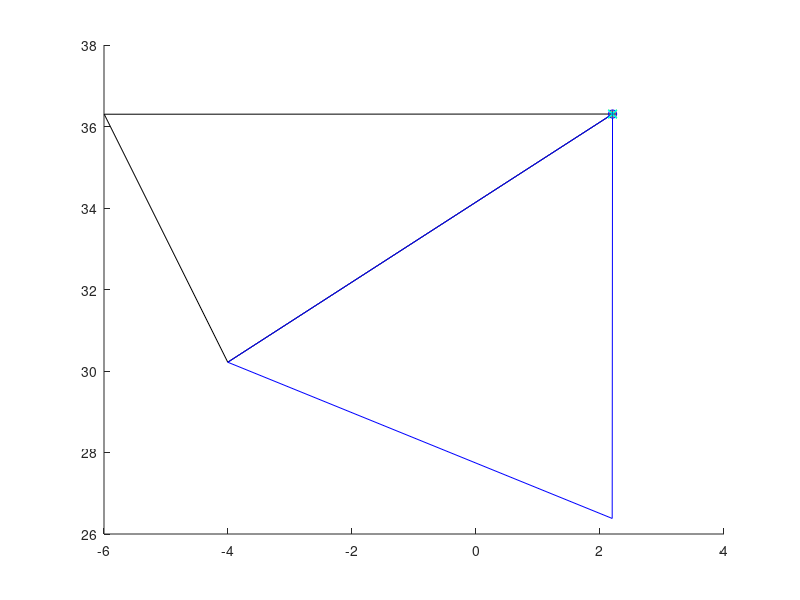

The MATLAB source for this figure:
clc;
close all;
clear all;
Trajectory = [2.1955006479036112132519065198721364140511, 36.3059674667579912465953384526073932647705
2.2083386939577325236427896015811711549759, 36.3059745889330471868561289738863706588745];

Nodes = [-5.9962321761928807362096449651289731264114, 36.3014229313340308635815745219588279724121
	-4.0035750337146502886298549128696322441101, 30.2153092442161437247705180197954177856445
	2.2019196616541116817700185492867603898048, 36.3059710278478959821768512483686208724976
    ];

Triangles = [1:size(Nodes, 1)];
Triangles = reshape(Triangles, 3, size(Nodes, 1) / 3);
Triangles = Triangles';

Nodes_p = [-4.0035750337146502886298549128696322441101, 30.2153092442161437247705180197954177856445
	2.1965974492730491185454866354120895266533, 26.3819715071050602261948370141908526420593
	2.2019196616541116817700185492867603898048, 36.3059710278478959821768512483686208724976];

Triangles_p = [1:size(Nodes_p, 1)];
Triangles_p = reshape(Triangles_p, 3, size(Nodes_p, 1) / 3);
Triangles_p = Triangles_p';

figure(1)
% xlim([8.853 8.862])
% ylim([-31.482 -31.477])
patch('Vertices', Nodes, 'Faces', Triangles, 'FaceVertexCData', zeros(size(Nodes, 1), 1), 'FaceColor', ...
    'interp', 'EdgeAlpha', 1, 'facealpha', 0); hold on
plot(Trajectory(:, 1), Trajectory(:, 2), '*-r'); hold on
patch('Vertices', Nodes_p, 'Faces', Triangles_p, 'FaceVertexCData', zeros(size(Nodes_p, 1), 1), 'FaceColor', ...
    'interp', 'EdgeAlpha', 1, 'facealpha', 0, 'edgecolor', 'b'); hold on

% Trajectory = [8.8550243378648207936976177734322845935822, -31.4799578077525730179786478402093052864075
% 8.8611314120313622311186918523162603378296, -31.4815445753430118713822594145312905311584];
% 
plot(2.2019196616488989626247985142981633543968, 36.3059710278427729690520209260284900665283, 'ob'); hold on

Trajectory2f = [2.2019196616488989626247985142981633543968, 36.3059710278427729690520209260284900665283
2.2083386939577325236427896015811711549759, 36.3059745889330471868561289738863706588745];
plot(Trajectory2f(:, 1), Trajectory2f(:, 2), 'x-g'); hold on

Trajectory2f = [2.2019196616541121258592283993493765592575, 36.3059710278482725698268041014671325683594
2.1955006368625031853980544838123023509979, 36.3059814739461188537461566738784313201904];
plot(Trajectory2f(:, 1), Trajectory2f(:, 2), 'x-cyan'); hold on

scatter(2.2019196616541072408779200486605986952782, 36.3059710278403642291777941863983869552612, '+');